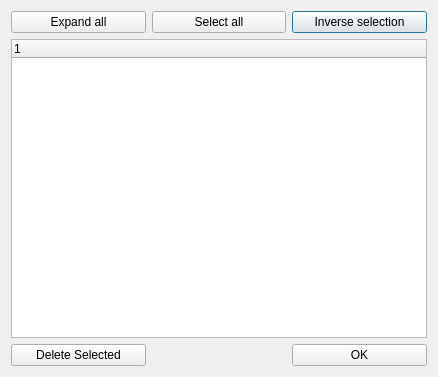
<?xml version="1.0" encoding="UTF-8"?>
<ui version="4.0">
 <class>Dialog</class>
 <widget class="QDialog" name="Dialog">
  <property name="geometry">
   <rect>
    <x>0</x>
    <y>0</y>
    <width>438</width>
    <height>377</height>
   </rect>
  </property>
  <property name="windowTitle">
   <string>Dialog</string>
  </property>
  <layout class="QGridLayout" name="gridLayout">
   <item row="1" column="2">
    <widget class="QPushButton" name="inverseSelectionButton">
     <property name="text">
      <string>Inverse selection</string>
     </property>
    </widget>
   </item>
   <item row="1" column="0">
    <widget class="QPushButton" name="expandAllButton">
     <property name="text">
      <string>Expand all</string>
     </property>
    </widget>
   </item>
   <item row="4" column="0">
    <widget class="QPushButton" name="deleteSelectedButton">
     <property name="text">
      <string>Delete Selected</string>
     </property>
    </widget>
   </item>
   <item row="1" column="1">
    <widget class="QPushButton" name="selectAllButton">
     <property name="text">
      <string>Select all</string>
     </property>
    </widget>
   </item>
   <item row="4" column="2">
    <widget class="QPushButton" name="OkButton">
     <property name="text">
      <string>OK</string>
     </property>
    </widget>
   </item>
   <item row="2" column="0" colspan="3">
    <widget class="QTreeWidget" name="treeWidget">
     <column>
      <property name="text">
       <string notr="true">1</string>
      </property>
     </column>
    </widget>
   </item>
  </layout>
 </widget>
 <resources/>
 <connections/>
</ui>
